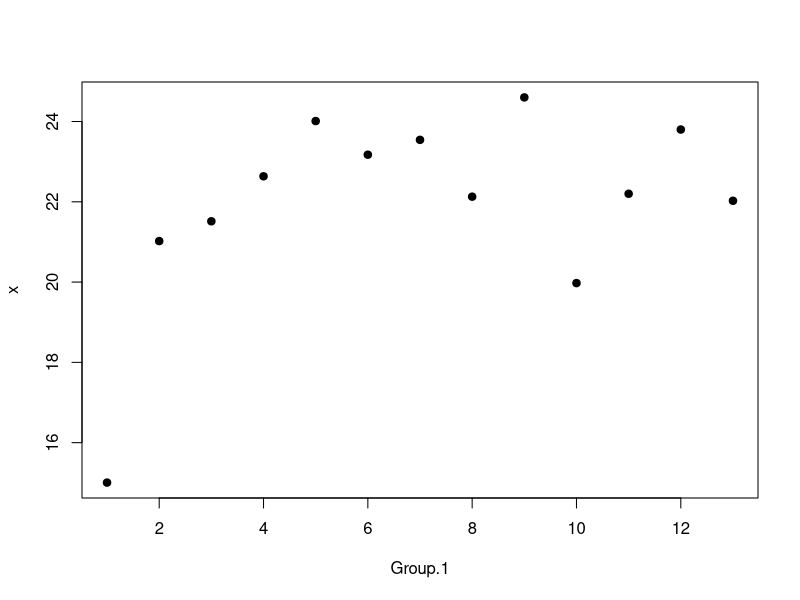

Write the R code that produced this figure. (Note: this script raises an error after producing the figure.)
## ---- chunk 1
getwd()
setwd("/Users/carlaleone/Desktop/Exeter/Practical 3")
tl.data <- read.table("rsbl20170434_si_002.csv", header=TRUE, sep = ",", 
                      stringsAsFactors = FALSE)

head(tl.data)
## ---- chunk 2
table(tl.data$Population)
# males and females per pop
table(tl.data$Sex, tl.data$Population)

#3.1 m and f per age class
table(tl.data$Sex, tl.data$Age, tl.data$Population)
#If you put population before sex, then the table will make two separate tables for each sex. In this example it has made a separate table for each population.


## ---- chunk 3
aggregate(tl.data$BodyMass, by=list(tl.data$Population), mean)
# can use the output for more calcs
mean.bm.age <- aggregate(tl.data$BodyMass, by=list(tl.data$Age), mean)
mean.bm.age
# fix column names
colnames(mean.bm.age) <- c("Age", "MeanBodyMass")
head(mean.bm.age)

# other functions with aggregate()
sd.bm.age <- aggregate(tl.data$BodyMass, by=list(tl.data$Age), sd)
colnames(sd.bm.age) <- c("Age", "SdBodyMass")
head(sd.bm.age)
## ---- chunk 4
mean.bm.age$SdBodyMass <- sd.bm.age$SdBodyMass
head(mean.bm.age)
## ---- chunk 5
summary(tl.data)
#no missing data 
## ---- chunk 6
tl.data$BodyMass2 <- tl.data$BodyMass
tl.data$BodyMass2[sample(nrow(tl.data), 5)] <- NA
summary(tl.data$BodyMass2)

## ---- chunk 7
?sample()
age<- c(1:13)
tl.data$SampleAge<- sample(age, nrow(tl.data), replace = TRUE)
View(tl.data)
sample.age.mean<- aggregate(tl.data$BodyMass, by=list(tl.data$SampleAge), mean)
sample.age.mean
mean.bm.age

# specifying the aggregate() function
aggregate(BodyMass~ Age, data= tl.data, mean)
# or
mean.bm<- aggregate(tl.data$BodyMass, by = list(tl.data$Age), mean)
mean.bm
plot(x ~ Group.1, data = mean.bm, pch =19, col='black')
abline(bm.reg)
bm.reg<- lm(x~Group.1, data = mean.bm)
summary(bm.reg)

## ---- chunk 8
mean(tl.data$BodyMass2[is.na(tl.data$BodyMass2)==FALSE])
# calculating the mean

mean(na.omit(tl.data$BodyMass2))

mean(tl.data$BodyMass2, na.rm = TRUE)


## ---- chunk 9
tl.data$BodyMass2[tl.data$BodyMass2 > 26]
length(tl.data$BodyMass2[tl.data$BodyMass2 > 26])
# need to remove NAs
length(tl.data$BodyMass2[is.na(tl.data$BodyMass2)==FALSE & tl.data$BodyMass2 > 26])
# can also use NA omit again
length(tl.data$BodyMass2[na.omit(tl.data$BodyMass2) > 26])


## ---- chunk 10
par(mfrow=c(1,2))
hist(tl.data$Age)
#not normal, but also not worried about distribution of the predictors
hist(tl.data$RTL)
## ---- chunk 11
lm(RTL ~ Age, data = tl.data)
summary(lm(RTL ~ Age, data = tl.data))

# next using an anova to see if the slope is significantly different from 0:
anova(lm(RTL ~ Age, data = tl.data))

## ---- chunk 12
m.rtl.age <- lm(RTL ~ Age, data = tl.data)
par(mfrow=c(2,2))
plot(m.rtl.age)
## ---- chunk 13
resid.m.rtl.age <- resid(m.rtl.age)
predict.m.rtl.age <- predict(m.rtl.age)
#use these values to plot a histogram of the residuals, which creates the QQ Plot
par(mfrow=c(1,3))
hist(resid.m.rtl.age)
plot(resid.m.rtl.age ~ predict.m.rtl.age)
qqnorm(resid.m.rtl.age)
qqline(resid.m.rtl.age)
## ---- chunk 14
par(mfrow=c(1,1))
plot(RTL ~ Age, data=tl.data)
plot(RTL ~ Age, data=tl.data, cex.lab=1.2, col="grey", font.lab=2, pch=19, 
     xlim=c(0,14), ylim=c(0.5, 1.75), xlab="Age (years)", ylab="Relative telomere length")
abline(m.rtl.age, lty=2, lwd=1.5)
## ---- chunk 15
m.bm.age <- lm(BodyMass ~ Age, data=tl.data)
summary(m.bm.age)
## ---- chunk 16
resid.m.bm.age <- resid(m.bm.age)
predict.m.bm.age <- predict(m.bm.age)
plot(resid.m.bm.age ~ predict.m.bm.age)
## ---- chunk 17
m.bm.age.2 <- lm(BodyMass ~ Age + I(Age^2), data=tl.data)
summary(m.bm.age.2)
#Note that to fit Age^2, we need to write I(Age^2).
#We should never rely solely on the output our linear model, but always visualise the relationship as well:
plot(BodyMass ~ Age, data=tl.data, cex.lab=1.2, col="grey", font.lab=2, pch=19, 
     xlab="Age (years)", ylab="Body mass")
## ---- chunk 18
age2.fitted <- predict(m.bm.age.2)
plot(age2.fitted ~ tl.data$Age)
# but to add to the initial plot...
plot(BodyMass ~ Age, data=tl.data, cex.lab=1.2, col="grey", font.lab=2, pch=19, 
     xlab="Age (years)", ylab="Body mass")
lines(age2.fitted ~ tl.data$Age)

# need to avoid all points being connected.So need to sort the x variable and the y (fitted) variable by the x variable. use sort() and order() functions.
plot(BodyMass ~ Age, data=tl.data, cex.lab=1.2, col="grey", font.lab=2, pch=19, 
     xlab="Age (years)", ylab="Body mass")
lines(age2.fitted[order(tl.data$Age)] ~ sort(tl.data$Age))
## ---- chunk 19
m.bm.age.factor <- lm(BodyMass ~ as.factor(Age), data = tl.data)
summary(m.bm.age.factor)
## ---- chunk 20
anova(m.bm.age.factor)

## ---- chunk 21
?ifelse()
class(tl.data$Age)
tl.data$Age<- as.numeric(tl.data$Age)
tl.data$age.class<- ifelse(tl.data$Age > 1,2,1)
# or tl.data$age.class<- ifelse(tl.data$Age == 1,"Juvenile,"Adult")
tl.data$age.class<- as.factor(tl.data$age.class)
View(tl.data)

age.class.lm<- aov(BodyMass~age.class, data=tl.data)
summary(age.class.lm)
## ---- chunk 22
m.bm.pop <- lm(BodyMass ~ Population, data=tl.data)
summary(m.bm.pop)
anova(m.bm.pop)
aggregate(tl.data$BodyMass, by=list(tl.data$Population), mean)
## ---- chunk 23
m.bm.full <- lm(BodyMass ~ Age + I(Age^2) + Population + Sex, data=tl.data)
summary(m.bm.full)
?predict
new_data <- data.frame(Age = 5, Population = "TF", Sex = "M")
predict.lm(m.bm.full, newdata = new_data)
## ---- chunk 24
anova(m.bm.full)
## ---- chunk 25
m.bm.full.2 <- lm(BodyMass ~ Population + I(Age^2) + Sex + Age, data=tl.data)
anova(m.bm.full.2)
## ---- chunk 26
m.bm.no.pop <- lm(BodyMass ~ Age + I(Age^2) + Sex, data=tl.data)

anova(m.bm.no.pop, m.bm.full)

## ---- chunk 27
m1<- lm(BodyMass~ Age + Population + Sex + Age*Population + Age*Sex + Sex*Population, data = tl.data)
summary(m1)

minimal_model <- step(m1, direction = "backward")
summary(minimal_model)
#Lowest AIC is for the model BodyMass ~ Age + Population + Sex + Age*Sex

## ---- chunk 28
summary(lm(RTL ~ Age, data=tl.data[tl.data$Pop=="CH",]))
# CH Population, negative estimate for age

summary(lm(RTL ~ Age, data=tl.data[tl.data$Pop=="TF",]))
# TF population, positive estimate for age

## ---- chunk 29
m.age.pop.int <- lm(RTL ~ Age + Population + Age:Population, data=tl.data)
summary(m.age.pop.int)

#can also specify the model like this: 
m.age.pop.int <- lm(RTL ~ Age*Population, data=tl.data)

## ---- chunk 30
m.age.pop <- lm(RTL ~ Age + Population, data=tl.data)
anova(m.age.pop, m.age.pop.int)
## ---- chunk 31
plot(RTL ~ Age, data=tl.data[tl.data$Pop=="CH",], cex.lab=1.2, xlim=c(0,14), 
     ylim=c(0.5, 1.75), pch=19, col="red", font.lab=2, 
     xlab="Age (years)", ylab="Relative telomere length")

points(RTL ~ Age, data=tl.data[tl.data$Pop=="TF",], pch=19, col="blue")
abline(lm(RTL ~ Age, data=tl.data[tl.data$Pop=="CH",]), col="red", lwd=1.5)
abline(lm(RTL ~ Age, data=tl.data[tl.data$Pop=="TF",]), col="blue", lwd=1.5)

legend(x="topright", legend=c("CH", "TF"), pch=19, lty = 1, 
       col=c("red", "blue"), title="Population", cex=0.8)
